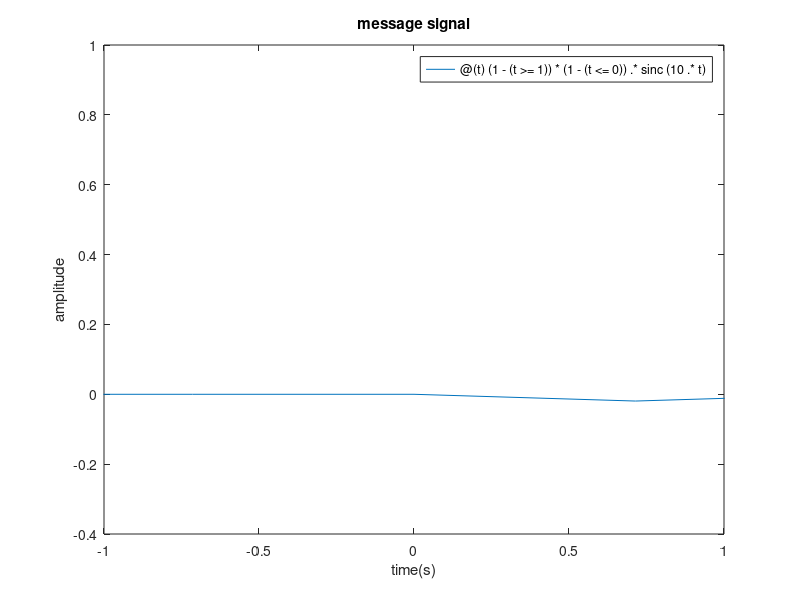

The MATLAB source for this figure:
fs=600;
t= -1 : 1/fs : 1;
xm =@ (t) (1 - (t>=1))*(1 - (t<=0)).* sinc(10.*t);
fplot(xm)
title('message signal')
xlabel('time(s)')
ylabel('amplitude')
ylim([-0.4 1])
xlim([-1 1])